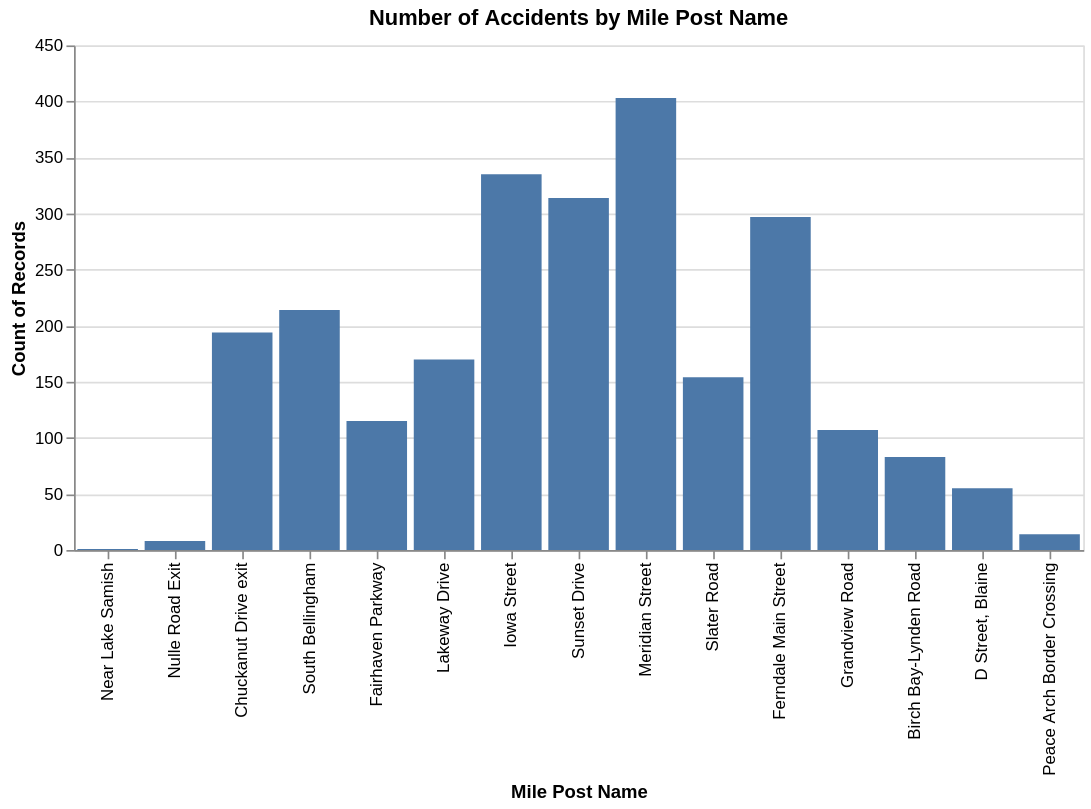

Notebook code cell kept with this figure:
### Code cell
# Create an altair histogram of mile post name to see where accidents are most likely to occur like above
import altair as alt

alt.Chart(data).mark_bar().encode(
    x=alt.X('Mile Post Name', sort=list(milepost_names.values())),
    y='count()',
).properties(
    title='Number of Accidents by Mile Post Name',
    width=600
)

#Show the plot
altair_plot = alt.Chart(data).mark_bar().encode(
    x=alt.X('Mile Post Name', sort=list(milepost_names.values())),
    y='count()',
).properties(
    title='Number of Accidents by Mile Post Name',
    width=600
)

altair_plot.show()

### Figure 1 — Vega-Lite specification as saved in the notebook (floating-point values rounded to 4 significant figures; data arrays with more than 128 entries replaced by an {"elided": "..."} marker saying what was removed)
{"config": {"view": {"continuousWidth": 300, "continuousHeight": 300}}, "data": {"name": "data-d4b3e685fccea637809765b9ba17a49e"}, "mark": {"type": "bar"}, "encoding": {"x": {"field": "Mile Post Name", "sort": ["Near Lake Samish", "Nulle Road Exit", "Chuckanut Drive exit", "South Bellingham", "Fairhaven Parkway", "Lakeway Drive", "Iowa Street", "Sunset Drive", "Meridian Street", "Slater Road", "Ferndale Main Street", "Grandview Road", "Birch Bay-Lynden Road", "D Street, Blaine", "Peace Arch Border Crossing"], "type": "nominal"}, "y": {"aggregate": "count", "type": "quantitative"}}, "title": "Number of Accidents by Mile Post Name", "width": 600, "$schema": "https://vega.github.io/schema/vega-lite/v5.20.1.json", "datasets": {"data-d4b3e685fccea637809765b9ba17a49e": {"elided": "2464 records"}}}
